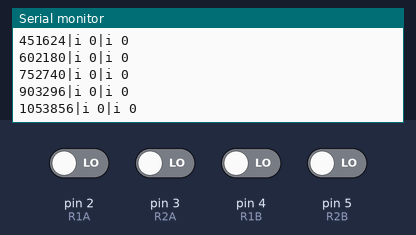
This sketch was run on a simulated Arduino Uno, built with avr-gcc and run on an emulated ATmega328P. Parts: the last lines printed to the serial monitor. The test bench sets the inputs (shaded band); at power-on: pin 2 (R1A), pin 3 (R2A), pin 4 (R1B), pin 5 (R2B) LOW.

Above: at 1.2 s.
1.3 s: pin 2 (R1A) driven HIGH
At 1.49 s:
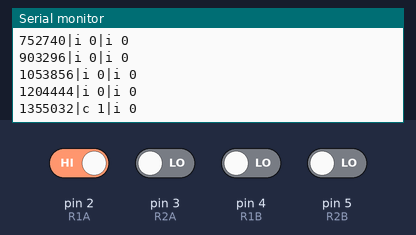
3.0 s: pin 3 (R2A) driven HIGH
At 3.14 s:
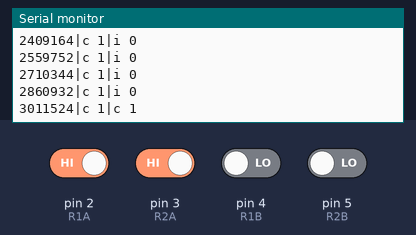

The sketch:

rotaryenc.ino
```cpp
#define R1A 2  // green
#define R2A 3  // green
#define R1B 4  // white
#define R2B 5  // white
long fineCount1 = 0;
char direction1 = 'i';  // CW
long fineCount2 = 0;
char direction2 = 'i';  // CW

void setup() {
  // Set encoder pins as inputs
  pinMode(R1A, INPUT);
  pinMode(R1B, INPUT);
  pinMode(R2A, INPUT);
  pinMode(R2B, INPUT);

  // Setup Serial Monitor
  Serial.begin(9600);

  attachInterrupt(digitalPinToInterrupt(R1A), countFiner1, CHANGE);
  attachInterrupt(digitalPinToInterrupt(R2A), countFiner2, CHANGE);
}

void countFiner1() {
  /**
Clockwise case:

 R1A __¯¯¯¯¯_____¯¯¯¯¯_____¯¯¯¯¯_____¯¯¯¯¯

 R1B ____¯¯¯¯¯_____¯¯¯¯¯_____¯¯¯¯¯_____¯¯¯¯¯
      ^ measure (CW)
*/
  if (digitalRead(R1A) == 1) {
    if (digitalRead(R1B) == 0) {
      // CW
      fineCount1++;
      direction1 = 'c';
    } else {
      // CCW
      fineCount1--;
      direction1 = 'a';
    }
  }
}

void countFiner2() {
  if (digitalRead(R2A) == 1) {
    if (digitalRead(R2B) == 0) {
      // CW
      fineCount2++;
      direction2 = 'c';
    } else {
      // CCW
      fineCount2--;
      direction2 = 'a';
    }
  }
}

void loop() {
  Serial.println(String(micros()) + "|" + direction1 + " " + fineCount1 + "|" + direction2 + " " + fineCount2);
  delay(150);
}
```

Measured:
- after the input at 1.3 s, the serial monitor: prints a new line after 0.06 s (image 1)
- after the input at 3.0 s, the serial monitor: prints a new line at once (image 2)
